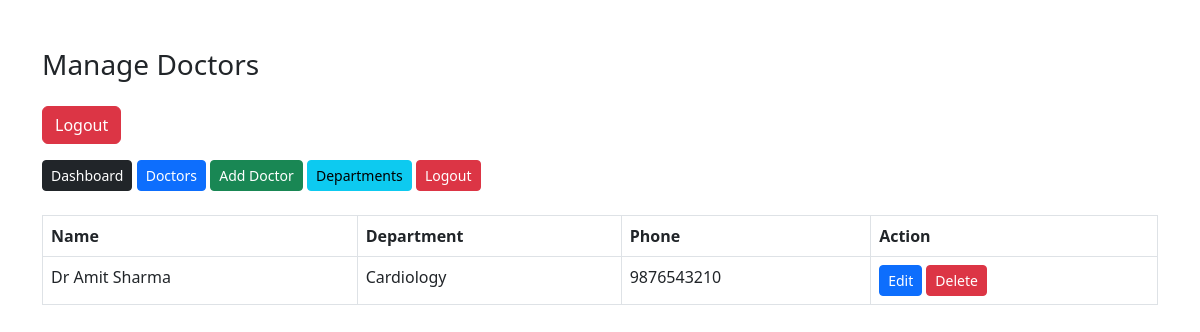
Page /admin/manage_doctors.php (signed in) on the earlier database version.
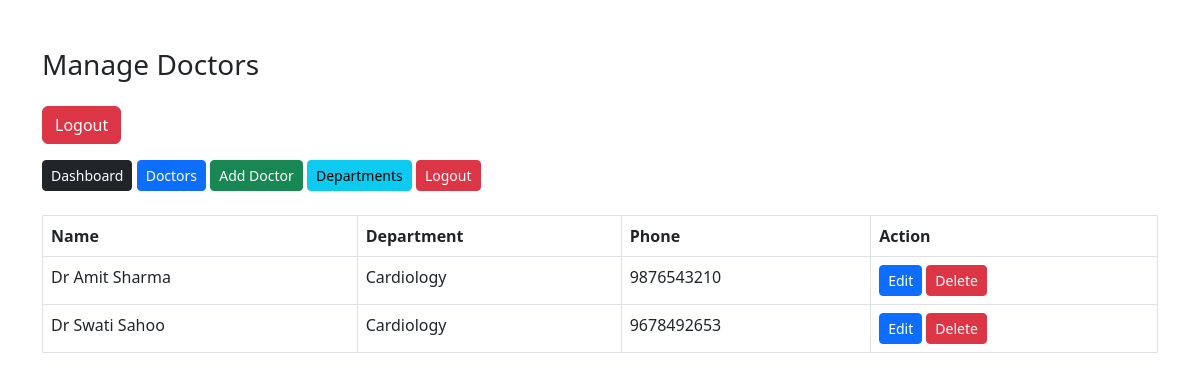
Same page on the later database version.
### tables this page shows
CREATE TABLE `doctors` (
  `doctor_id` int(11) NOT NULL,
  `user_id` int(11) DEFAULT NULL,
  `first_name` varchar(50) DEFAULT NULL,
  `last_name` varchar(50) DEFAULT NULL,
  `department_id` int(11) DEFAULT NULL,
  `phone` varchar(15) DEFAULT NULL,
  `experience` int(11) DEFAULT NULL,
  `available_days` varchar(100) DEFAULT NULL,
  `start_time` time DEFAULT NULL,
  `end_time` time DEFAULT NULL,
  `consultation_fee` decimal(10,2) DEFAULT NULL,
  `middle_name` varchar(50) DEFAULT NULL,
  `date_of_birth` date DEFAULT NULL,
  `title` enum('Mr','Mrs','Miss','Ms','Dr','Other') DEFAULT 'Dr',
  `image` varchar(255) DEFAULT NULL
);

CREATE TABLE `departments` (
  `department_id` int(11) NOT NULL,
  `department_name` varchar(100) NOT NULL
);

### admin/manage_doctors.php (the view, shortened to what this page needs)
<?php
include("../config/db.php");
$query = "SELECT doctors.*, departments.department_name
          FROM doctors
          JOIN departments
          ON doctors.department_id = departments.department_id";
$result = mysqli_query($con, $query);
?>
<!DOCTYPE html>
<html>
<head>
<link href="https://cdn.jsdelivr.net/npm/bootstrap@5.3.0/dist/css/bootstrap.min.css" rel="stylesheet">
</head>
<body>
<div class="container mt-5">
<h3 class="mb-4">Manage Doctors</h3>
<a href="../logout.php" class="btn btn-danger mb-3">Logout</a>
<div class="mb-4">
    <a href="dashboard.php" class="btn btn-dark btn-sm">Dashboard</a>
    <a href="manage_doctors.php" class="btn btn-primary btn-sm">Doctors</a>
    <a href="add_doctor.php" class="btn btn-success btn-sm">Add Doctor</a>
    <a href="add_department.php" class="btn btn-info btn-sm">Departments</a>
    <a href="../logout.php" class="btn btn-danger btn-sm">Logout</a>
</div>
<table class="table table-bordered">
<tr>
<th>Name</th>
<th>Department</th>
<th>Phone</th>
<th>Action</th>
</tr>
<?php while($row = mysqli_fetch_assoc($result)) { ?>
<tr>
<td>
<?php echo $row['title']." ".$row['first_name']." ".$row['last_name']; ?>
</td>
<td><?php echo $row['department_name']; ?></td>
<td><?php echo $row['phone']; ?></td>
<td>
<a href="edit_doctor.php?id=<?php echo $row['doctor_id']; ?>"
class="btn btn-primary btn-sm">Edit</a>
<a href="delete_doctor.php?id=<?php echo $row['doctor_id']; ?>"
class="btn btn-danger btn-sm"
onclick="return confirm('Are you sure you want to delete this doctor?');">
Delete
</a>
</td>
</tr>
<?php } ?>
</table>
</div>
</body>
</html>

Differences in the rows shown:
added doctors: title "Dr", first_name "Swati", last_name "Sahoo", department.department_name "Cardiology", phone "9678492653"
